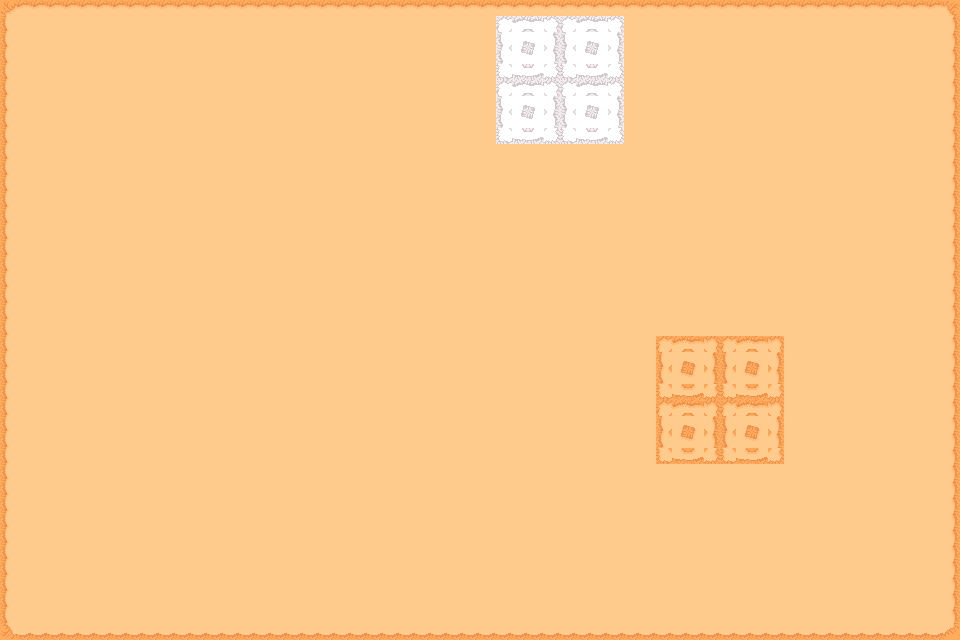

The image is a tile-based game level rendered from a .tmx file. Its description and complete source (layers, tilesets, objects, tile grids) follow:
An orthogonal 60x40 tile map with 16x16 px tiles, 1 tile layer (pisoi).

<map version="1.10" tiledversion="1.12.2" orientation="orthogonal" renderorder="right-down" width="60" height="40" tilewidth="16" tileheight="16" infinite="0" nextlayerid="2" nextobjectid="1">
 <tileset firstgid="1" name="TilesetPisos" tilewidth="16" tileheight="16" tilecount="572" columns="22">
  <image source="TilesetPisos.png" width="352" height="417" />
 </tileset>
 <layer id="1" name="pisoi" width="60" height="40">
  <data encoding="csv">
1,2,2,2,2,2,2,2,2,2,2,2,2,2,2,2,2,2,2,2,2,2,2,2,2,2,2,2,2,2,2,2,2,2,2,2,2,2,2,2,2,2,2,2,2,2,2,2,2,2,2,2,2,2,2,2,2,2,2,3,
23,24,24,24,24,24,24,24,24,24,24,24,24,24,24,24,24,24,24,24,24,24,24,24,24,24,24,24,24,24,24,313,314,315,316,313,314,315,316,24,24,24,24,24,24,24,24,24,24,24,24,24,24,24,24,24,24,24,24,25,
23,24,24,24,24,24,24,24,24,24,24,24,24,24,24,24,24,24,24,24,24,24,24,24,24,24,24,24,24,24,24,335,336,337,338,335,336,337,338,24,24,24,24,24,24,24,24,24,24,24,24,24,24,24,24,24,24,24,24,25,
23,24,24,24,24,24,24,24,24,24,24,24,24,24,24,24,24,24,24,24,24,24,24,24,24,24,24,24,24,24,24,357,358,359,360,357,358,359,360,24,24,24,24,24,24,24,24,24,24,24,24,24,24,24,24,24,24,24,24,25,
23,24,24,24,24,24,24,24,24,24,24,24,24,24,24,24,24,24,24,24,24,24,24,24,24,24,24,24,24,24,24,379,380,381,382,379,380,381,382,24,24,24,24,24,24,24,24,24,24,24,24,24,24,24,24,24,24,24,24,25,
23,24,24,24,24,24,24,24,24,24,24,24,24,24,24,24,24,24,24,24,24,24,24,24,24,24,24,24,24,24,24,313,314,315,316,313,314,315,316,24,24,24,24,24,24,24,24,24,24,24,24,24,24,24,24,24,24,24,24,25,
23,24,24,24,24,24,24,24,24,24,24,24,24,24,24,24,24,24,24,24,24,24,24,24,24,24,24,24,24,24,24,335,336,337,338,335,336,337,338,24,24,24,24,24,24,24,24,24,24,24,24,24,24,24,24,24,24,24,24,25,
23,24,24,24,24,24,24,24,24,24,24,24,24,24,24,24,24,24,24,24,24,24,24,24,24,24,24,24,24,24,24,357,358,359,360,357,358,359,360,24,24,24,24,24,24,24,24,24,24,24,24,24,24,24,24,24,24,24,24,25,
23,24,24,24,24,24,24,24,24,24,24,24,24,24,24,24,24,24,24,24,24,24,24,24,24,24,24,24,24,24,24,379,380,381,382,379,380,381,382,24,24,24,24,24,24,24,24,24,24,24,24,24,24,24,24,24,24,24,24,25,
23,24,24,24,24,24,24,24,24,24,24,24,24,24,24,24,24,24,24,24,24,24,24,24,24,24,24,24,24,24,24,24,24,24,24,24,24,24,24,24,24,24,24,24,24,24,24,24,24,24,24,24,24,24,24,24,24,24,24,25,
23,24,24,24,24,24,24,24,24,24,24,24,24,24,24,24,24,24,24,24,24,24,24,24,24,24,24,24,24,24,24,24,24,24,24,24,24,24,24,24,24,24,24,24,24,24,24,24,24,24,24,24,24,24,24,24,24,24,24,25,
23,24,24,24,24,24,24,24,24,24,24,24,24,24,24,24,24,24,24,24,24,24,24,24,24,24,24,24,24,24,24,24,24,24,24,24,24,24,24,24,24,24,24,24,24,24,24,24,24,24,24,24,24,24,24,24,24,24,24,25,
23,24,24,24,24,24,24,24,24,24,24,24,24,24,24,24,24,24,24,24,24,24,24,24,24,24,24,24,24,24,24,24,24,24,24,24,24,24,24,24,24,24,24,24,24,24,24,24,24,24,24,24,24,24,24,24,24,24,24,25,
23,24,24,24,24,24,24,24,24,24,24,24,24,24,24,24,24,24,24,24,24,24,24,24,24,24,24,24,24,24,24,24,24,24,24,24,24,24,24,24,24,24,24,24,24,24,24,24,24,24,24,24,24,24,24,24,24,24,24,25,
23,24,24,24,24,24,24,24,24,24,24,24,24,24,24,24,24,24,24,24,24,24,24,24,24,24,24,24,24,24,24,24,24,24,24,24,24,24,24,24,24,24,24,24,24,24,24,24,24,24,24,24,24,24,24,24,24,24,24,25,
23,24,24,24,24,24,24,24,24,24,24,24,24,24,24,24,24,24,24,24,24,24,24,24,24,24,24,24,24,24,24,24,24,24,24,24,24,24,24,24,24,24,24,24,24,24,24,24,24,24,24,24,24,24,24,24,24,24,24,25,
23,24,24,24,24,24,24,24,24,24,24,24,24,24,24,24,24,24,24,24,24,24,24,24,24,24,24,24,24,24,24,24,24,24,24,24,24,24,24,24,24,24,24,24,24,24,24,24,24,24,24,24,24,24,24,24,24,24,24,25,
23,24,24,24,24,24,24,24,24,24,24,24,24,24,24,24,24,24,24,24,24,24,24,24,24,24,24,24,24,24,24,24,24,24,24,24,24,24,24,24,24,24,24,24,24,24,24,24,24,24,24,24,24,24,24,24,24,24,24,25,
23,24,24,24,24,24,24,24,24,24,24,24,24,24,24,24,24,24,24,24,24,24,24,24,24,24,24,24,24,24,24,24,24,24,24,24,24,24,24,24,24,24,24,24,24,24,24,24,24,24,24,24,24,24,24,24,24,24,24,25,
23,24,24,24,24,24,24,24,24,24,24,24,24,24,24,24,24,24,24,24,24,24,24,24,24,24,24,24,24,24,24,24,24,24,24,24,24,24,24,24,24,24,24,24,24,24,24,24,24,24,24,24,24,24,24,24,24,24,24,25,
23,24,24,24,24,24,24,24,24,24,24,24,24,24,24,24,24,24,24,24,24,24,24,24,24,24,24,24,24,24,24,24,24,24,24,24,24,24,24,24,24,24,24,24,24,24,24,24,24,24,24,24,24,24,24,24,24,24,24,25,
23,24,24,24,24,24,24,24,24,24,24,24,24,24,24,24,24,24,24,24,24,24,24,24,24,24,24,24,24,24,24,24,24,24,24,24,24,24,24,24,24,5,6,7,8,5,6,7,8,24,24,24,24,24,24,24,24,24,24,25,
23,24,24,24,24,24,24,24,24,24,24,24,24,24,24,24,24,24,24,24,24,24,24,24,24,24,24,24,24,24,24,24,24,24,24,24,24,24,24,24,24,27,28,29,30,27,28,29,30,24,24,24,24,24,24,24,24,24,24,25,
23,24,24,24,24,24,24,24,24,24,24,24,24,24,24,24,24,24,24,24,24,24,24,24,24,24,24,24,24,24,24,24,24,24,24,24,24,24,24,24,24,49,50,51,52,49,50,51,52,24,24,24,24,24,24,24,24,24,24,25,
23,24,24,24,24,24,24,24,24,24,24,24,24,24,24,24,24,24,24,24,24,24,24,24,24,24,24,24,24,24,24,24,24,24,24,24,24,24,24,24,24,71,72,73,74,71,72,73,74,24,24,24,24,24,24,24,24,24,24,25,
23,24,24,24,24,24,24,24,24,24,24,24,24,24,24,24,24,24,24,24,24,24,24,24,24,24,24,24,24,24,24,24,24,24,24,24,24,24,24,24,24,5,6,7,8,5,6,7,8,24,24,24,24,24,24,24,24,24,24,25,
23,24,24,24,24,24,24,24,24,24,24,24,24,24,24,24,24,24,24,24,24,24,24,24,24,24,24,24,24,24,24,24,24,24,24,24,24,24,24,24,24,27,28,29,30,27,28,29,30,24,24,24,24,24,24,24,24,24,24,25,
23,24,24,24,24,24,24,24,24,24,24,24,24,24,24,24,24,24,24,24,24,24,24,24,24,24,24,24,24,24,24,24,24,24,24,24,24,24,24,24,24,49,50,51,52,49,50,51,52,24,24,24,24,24,24,24,24,24,24,25,
23,24,24,24,24,24,24,24,24,24,24,24,24,24,24,24,24,24,24,24,24,24,24,24,24,24,24,24,24,24,24,24,24,24,24,24,24,24,24,24,24,71,72,73,74,71,72,73,74,24,24,24,24,24,24,24,24,24,24,25,
23,24,24,24,24,24,24,24,24,24,24,24,24,24,24,24,24,24,24,24,24,24,24,24,24,24,24,24,24,24,24,24,24,24,24,24,24,24,24,24,24,24,24,24,24,24,24,24,24,24,24,24,24,24,24,24,24,24,24,25,
23,24,24,24,24,24,24,24,24,24,24,24,24,24,24,24,24,24,24,24,24,24,24,24,24,24,24,24,24,24,24,24,24,24,24,24,24,24,24,24,24,24,24,24,24,24,24,24,24,24,24,24,24,24,24,24,24,24,24,25,
23,24,24,24,24,24,24,24,24,24,24,24,24,24,24,24,24,24,24,24,24,24,24,24,24,24,24,24,24,24,24,24,24,24,24,24,24,24,24,24,24,24,24,24,24,24,24,24,24,24,24,24,24,24,24,24,24,24,24,25,
23,24,24,24,24,24,24,24,24,24,24,24,24,24,24,24,24,24,24,24,24,24,24,24,24,24,24,24,24,24,24,24,24,24,24,24,24,24,24,24,24,24,24,24,24,24,24,24,24,24,24,24,24,24,24,24,24,24,24,25,
23,24,24,24,24,24,24,24,24,24,24,24,24,24,24,24,24,24,24,24,24,24,24,24,24,24,24,24,24,24,24,24,24,24,24,24,24,24,24,24,24,24,24,24,24,24,24,24,24,24,24,24,24,24,24,24,24,24,24,25,
23,24,24,24,24,24,24,24,24,24,24,24,24,24,24,24,24,24,24,24,24,24,24,24,24,24,24,24,24,24,24,24,24,24,24,24,24,24,24,24,24,24,24,24,24,24,24,24,24,24,24,24,24,24,24,24,24,24,24,25,
23,24,24,24,24,24,24,24,24,24,24,24,24,24,24,24,24,24,24,24,24,24,24,24,24,24,24,24,24,24,24,24,24,24,24,24,24,24,24,24,24,24,24,24,24,24,24,24,24,24,24,24,24,24,24,24,24,24,24,25,
23,24,24,24,24,24,24,24,24,24,24,24,24,24,24,24,24,24,24,24,24,24,24,24,24,24,24,24,24,24,24,24,24,24,24,24,24,24,24,24,24,24,24,24,24,24,24,24,24,24,24,24,24,24,24,24,24,24,24,25,
23,24,24,24,24,24,24,24,24,24,24,24,24,24,24,24,24,24,24,24,24,24,24,24,24,24,24,24,24,24,24,24,24,24,24,24,24,24,24,24,24,24,24,24,24,24,24,24,24,24,24,24,24,24,24,24,24,24,24,25,
23,24,24,24,24,24,24,24,24,24,24,24,24,24,24,24,24,24,24,24,24,24,24,24,24,24,24,24,24,24,24,24,24,24,24,24,24,24,24,24,24,24,24,24,24,24,24,24,24,24,24,24,24,24,24,24,24,24,24,25,
45,46,46,46,46,46,46,46,46,46,46,46,46,46,46,46,46,46,46,46,46,46,46,46,46,46,46,46,46,46,46,46,46,46,46,46,46,46,46,46,46,46,46,46,46,46,46,46,46,46,46,46,46,46,46,46,46,46,46,47
</data>
 </layer>
</map>
